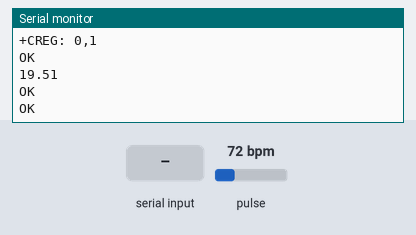
This sketch was run on a simulated Arduino Uno, built with avr-gcc and run on an emulated ATmega328P. Parts: the last lines printed to the serial monitor. The test bench sets the inputs (shaded band); at power-on: pulse 72 bpm. The modem accepts every AT command (registered, SIM ready, sends succeed) and sends nothing else.

Above: at 4.2 s.
4.3 s: "1\n" received over Serial
At 6.0 s:
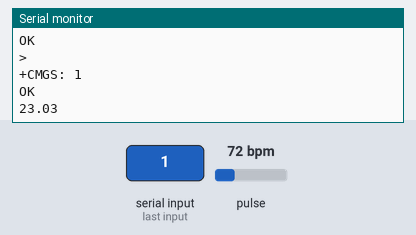
7.1 s: "1\n" received over the second serial link
At 8.0 s:
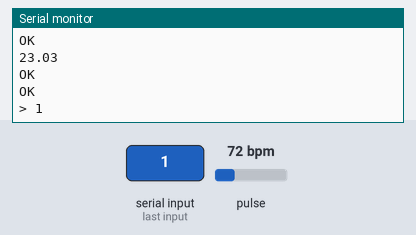
8.6 s: "0\n" received over the second serial link
At 9.2 s:
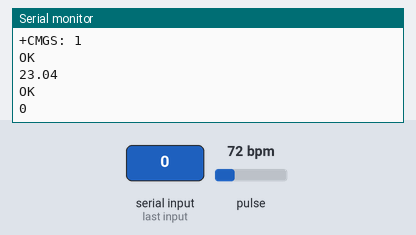
Timing chart, 0 to 11.6 s (numbered marks = the images above; inputs shaded):
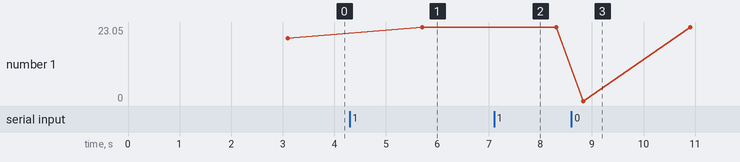

The sketch:

sketch_mar16a.ino
```cpp
#include <Wire.h>
#include "MAX30105.h"

#include "heartRate.h"

MAX30105 particleSensor;

const byte RATE_SIZE = 4; //Increase this for more averaging. 4 is good.
byte rates[RATE_SIZE]; //Array of heart rates
byte rateSpot = 0;
long lastBeat = 0; //Time at which the last beat occurred

float beatsPerMinute;
int beatAvg;


//////////////////////////////////////////////////////////////////////////////////////////////////
#include <SoftwareSerial.h>

//Create software serial object to communicate with SIM800L
SoftwareSerial mySerial(3, 2); //SIM800L Tx & Rx is connected to Arduino #3 & #2
//////////////////////////////////////////////////////////////////////////////////////////////////


#define BPM_NOT_VALID 10
#define BPM_SEND_SMS  100


void setup()
{
  Serial.begin(9600);
  Serial.println("Initializing...");

  // Initialize sensor
  if (!particleSensor.begin(Wire, I2C_SPEED_FAST)) //Use default I2C port, 400kHz speed
  {
    Serial.println("MAX30105 was not found. Please check wiring/power. ");
    while (1);
  }
  Serial.println("Place your index finger on the sensor with steady pressure.");

  particleSensor.setup(); //Configure sensor with default settings
  particleSensor.setPulseAmplitudeRed(0x0A); //Turn Red LED to low to indicate sensor is running
  particleSensor.setPulseAmplitudeGreen(0); //Turn off Green LED


  ///////////////////////////////////////////////////////////////////////////////////
  //Begin serial communication with Arduino and SIM800L
  mySerial.begin(9600);

  Serial.println("Initializing...");
  delay(1000);

  mySerial.println("AT"); //Once the handshake test is successful, it will back to OK
  updateSerial();
  mySerial.println("AT+CSQ"); //Signal quality test, value range is 0-31 , 31 is the best
  updateSerial();
  mySerial.println("AT+CCID"); //Read SIM information to confirm whether the SIM is plugged
  updateSerial();
  mySerial.println("AT+CREG?"); //Check whether it has registered in the network
  updateSerial();
}

void loop()
{

  if (finger_present() == true){

    if (get_BPM() > BPM_NOT_VALID){
      Serial.println(get_BPM());
      String sendThisMessage = ("BPM val: " + String(get_BPM()) + '\n');
      send_SMS(sendThisMessage);
    }

  }else{
    Serial.println("Place your finger.");
    delay(1000);
  }

}

void send_SMS(String message){
  mySerial.println("AT"); //Once the handshake test is successful, it will back to OK
  updateSerial();

  mySerial.println("AT+CMGF=1"); // Configuring TEXT mode
  updateSerial();
  mySerial.println("AT+CMGS=\"+639451127639\"");//change ZZ with country code and xxxxxxxxxxx with phone number to sms
  updateSerial();
  mySerial.print(message); //text content
  updateSerial();
  mySerial.write(26);

  updateSerial();
}


void spo2_sensor(){
  long irValue = particleSensor.getIR();

  if (checkForBeat(irValue) == true)
  {
    //We sensed a beat!
    long delta = millis() - lastBeat;
    lastBeat = millis();

    beatsPerMinute = 60 / (delta / 1000.0);

    if (beatsPerMinute < 255 && beatsPerMinute > 20)
    {
      rates[rateSpot++] = (byte)beatsPerMinute; //Store this reading in the array
      rateSpot %= RATE_SIZE; //Wrap variable

      //Take average of readings
      beatAvg = 0;
      for (byte x = 0 ; x < RATE_SIZE ; x++)
        beatAvg += rates[x];
      beatAvg /= RATE_SIZE;
    }
  }

  Serial.print("IR=");
  Serial.print(irValue);
  Serial.print(", BPM=");
  Serial.print(beatsPerMinute);
  Serial.print(", Avg BPM=");
  Serial.print(beatAvg);

  if (irValue < 50000)
    Serial.print(" No finger?");

  Serial.println();
}


float get_BPM(){
    long irValue = particleSensor.getIR();

  if (checkForBeat(irValue) == true)
  {
    //We sensed a beat!
    long delta = millis() - lastBeat;
    lastBeat = millis();

    beatsPerMinute = 60 / (delta / 1000.0);

    if (beatsPerMinute < 255 && beatsPerMinute > 20)
    {
      rates[rateSpot++] = (byte)beatsPerMinute; //Store this reading in the array
      rateSpot %= RATE_SIZE; //Wrap variable

      //Take average of readings
      beatAvg = 0;
      for (byte x = 0 ; x < RATE_SIZE ; x++)
        beatAvg += rates[x];
      beatAvg /= RATE_SIZE;
    }
  }

  return beatsPerMinute;
}

boolean finger_present(){
  long irValue = particleSensor.getIR();

  if (checkForBeat(irValue) == true)
  {
    //We sensed a beat!
    long delta = millis() - lastBeat;
    lastBeat = millis();

    beatsPerMinute = 60 / (delta / 1000.0);

    if (beatsPerMinute < 255 && beatsPerMinute > 20)
    {
      rates[rateSpot++] = (byte)beatsPerMinute; //Store this reading in the array
      rateSpot %= RATE_SIZE; //Wrap variable

      //Take average of readings
      beatAvg = 0;
      for (byte x = 0 ; x < RATE_SIZE ; x++)
        beatAvg += rates[x];
      beatAvg /= RATE_SIZE;
    }
  }

  if (irValue < 50000){
    return false;
  } else{
    return true;
  }
}


void updateSerial()
{
  delay(500);
  while (Serial.available())
  {
    mySerial.write(Serial.read());//Forward what Serial received to Software Serial Port
  }
  while(mySerial.available())
  {
    Serial.write(mySerial.read());//Forward what Software Serial received to Serial Port
  }
}
```

Measured:
- after the input at 4.3 s, the serial monitor: prints a new line after 1.4 s (image 1)
- after the input at 7.1 s, the serial monitor: prints a new line after 0.16 s (image 2)
- after the input at 8.6 s, the serial monitor: prints a new line after 0.23 s (image 3)
- plotted number 1: 19.51 → 23.03 after the input at 4.3 s, 23.03 → 23.04 after the input at 7.1 s
